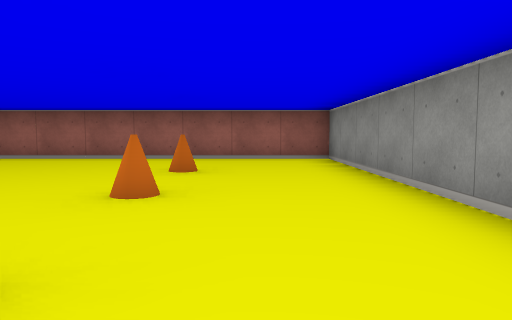
view 1 (above)

18 first-person views from a walk through a cub3D maze. The camera is about half as high as the walls, tilts 4° down and sees 70° across. The floor is counted in squares. Each view is taken from the middle of a square. On the plan, view 1 faces up. The plan holds only what a view shows up to about 9 squares ahead; the rest is blank. The place goes on beyond the plan.

view 2
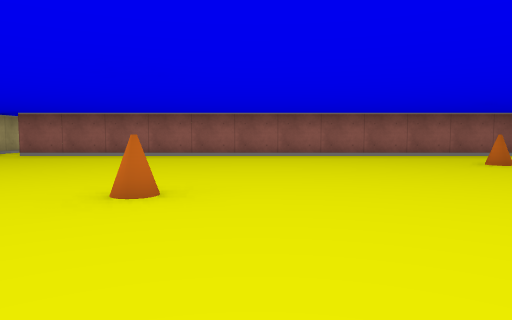

view 3
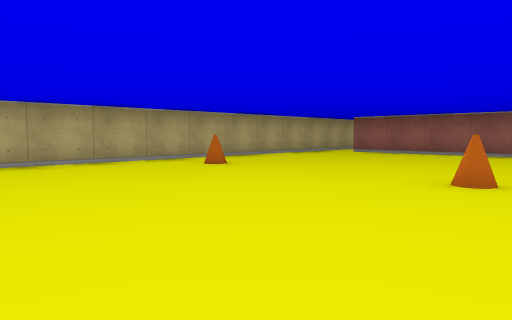

view 4
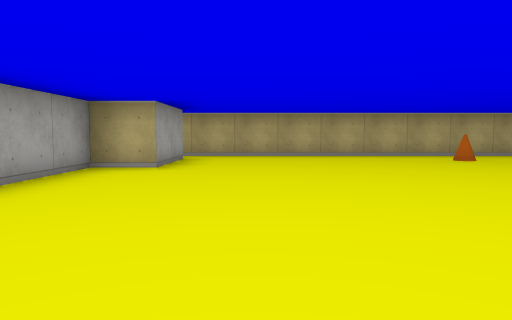

view 5
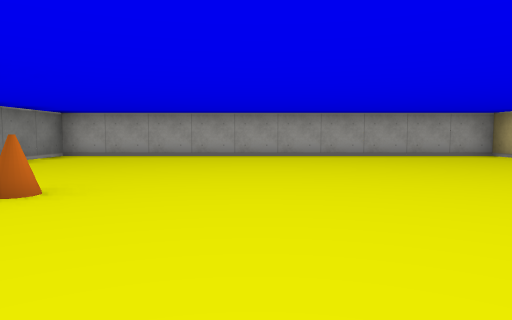

view 6
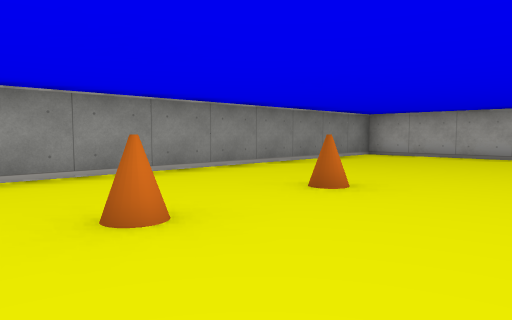

view 7
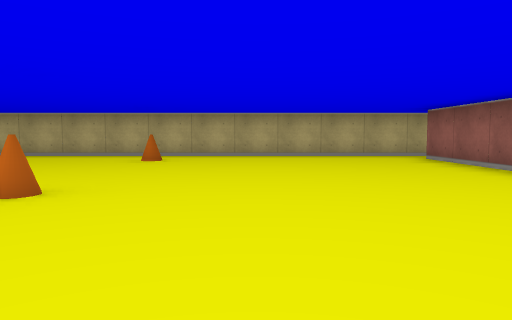

view 8
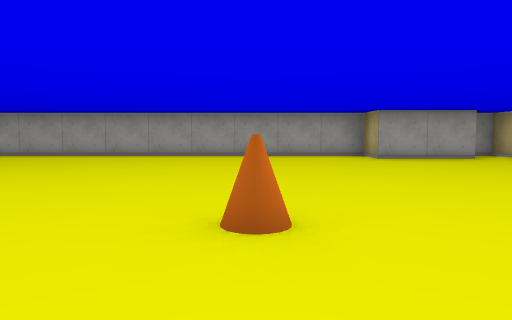

view 9
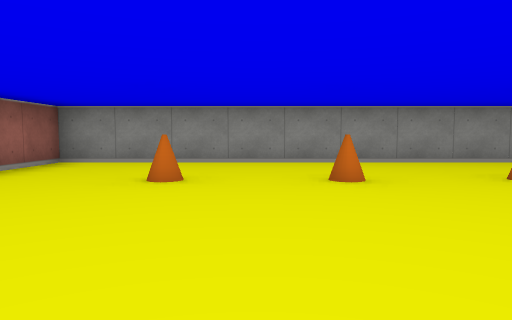

view 10
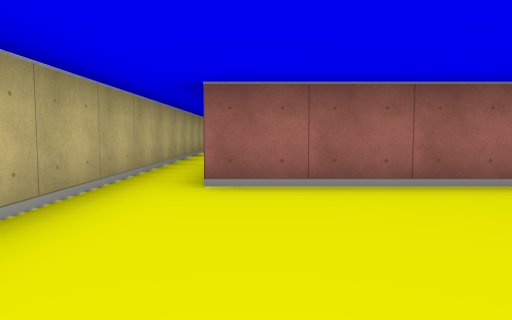

view 11
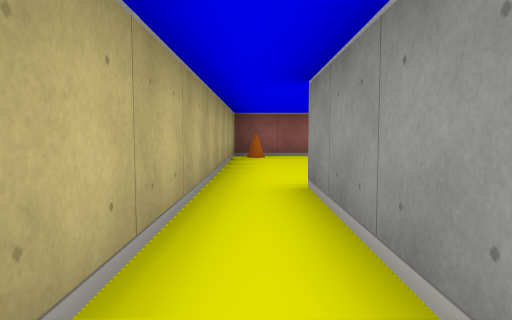

view 12
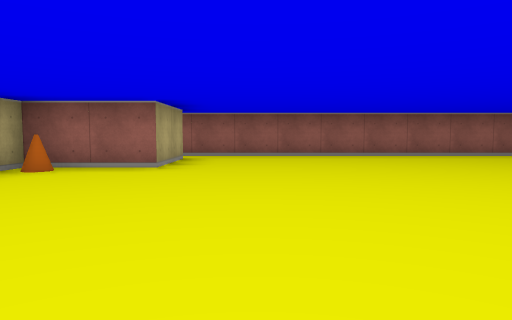

view 13
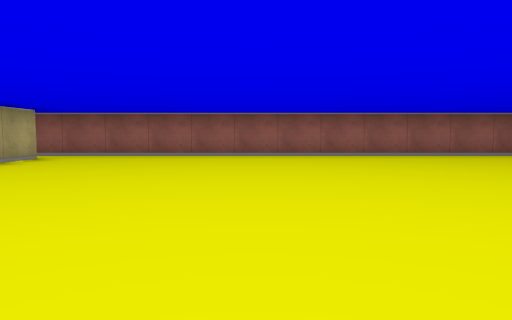

view 14
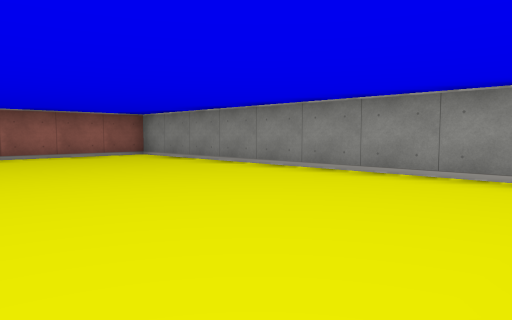

view 15
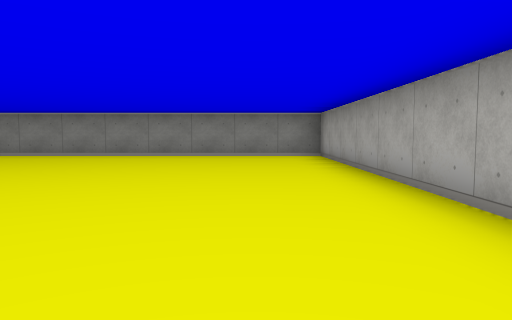

view 16
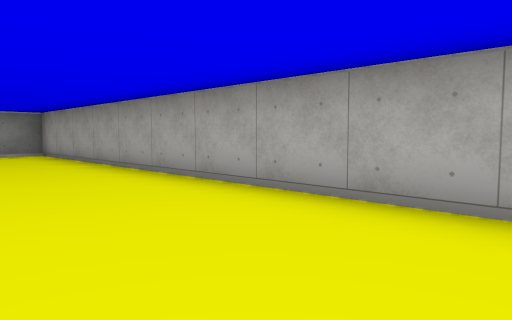

view 17
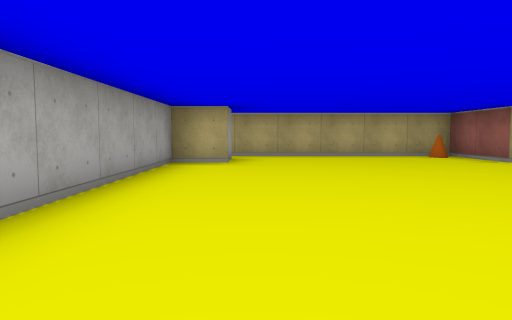

view 18
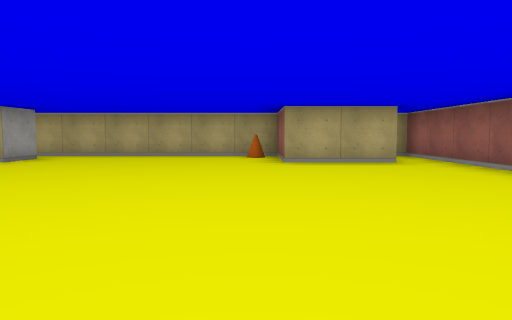

### Floor plan
Points are (right, up) in squares from view 1. A wall is a line through its corners. A room is listed if a view was taken in it or the views show most of it. See-through windows are left out.
Room 1 (views 1, 2, 3, 4, 5, 6, 7, 8, 9, 10, 11)
walls: (-10.6, -3.5) (-8.5, -3.5) (-8.5, -4.5) (1.5, -4.5) (1.5, 7.5) (-10.5, 7.5); (-11.5, 7.5) (-11.5, -4.5) (-11, -4.5)
ways out: opening at (-11, 8) to room 2
objects: cone (-10, 2); cone (-6, 2); cone (-1, 1); cone (-1, 3); cone (-1, 5)
Room 2 (views 12, 13, 14, 15, 16, 17, 18)
walls: (-9.5, 17.6) (-9.5, 15.5) (-11.5, 15.5) (-11.5, 7.5); (-10.5, 7.5) (-10.5, 10.5) (-9.5, 10.5) (-9.5, 9.5) (1.5, 9.5) (1.5, 18.5) (-11.5, 18.5)
ways out: opening at (-11, 8) to room 1
objects: cone (-11, 15)

Where each view was taken, in squares from view 1:
view 1: 0 up, 0 right, facing up
view 2: 1 down, 5 left, facing up
view 3: 2 down, 5 left, facing up-left
view 4: 2 down, 3 left, facing left
view 5: 4 up, 3 left, facing down
view 6: 4 up, 3 left, facing down-right
view 7: 4 up, 3 left, facing left
view 8: 4 up, 6 left, facing down
view 9: 4 up, 5 left, facing right
view 10: 4 up, 10 left, facing up
view 11: 7 up, 11 left, facing up
view 12: 10 up, 8 left, facing up
view 13: 10 up, 5 left, facing up
view 14: 10 up, 3 left, facing up-right
view 15: 11 up, 7 left, facing right
view 16: 12 up, 8 left, facing down-right
view 17: 11 up, 3 left, facing left
view 18: 15 up, 3 left, facing left
